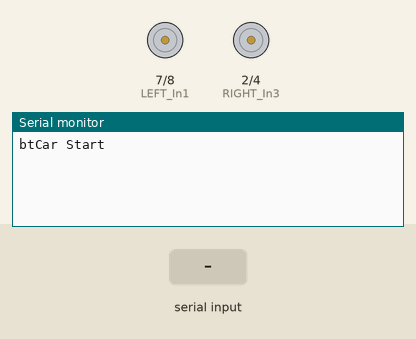
Simulated run of this sketch. Board: Arduino Uno, built with avr-gcc and run on an emulated ATmega328P. Parts: motor-driver pin pairs drawn as motors (green arrow = first pin HIGH = forward, orange = second pin HIGH = backward, longer = more drive, scaled by the enable pin), the last lines printed to the serial monitor. The inputs (shaded band) are chosen by the test bench.

Above: at 1.3 s.
1.4 s: "F:150\n" received over the second serial link
At 3.3 s:
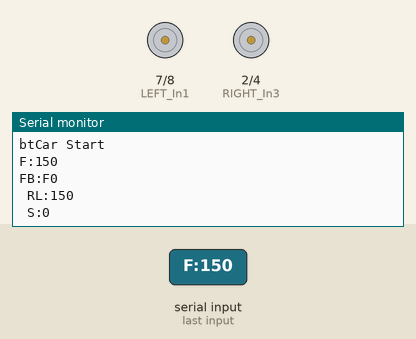
4.0 s: "B:150\n" received over the second serial link
At 6.4 s:
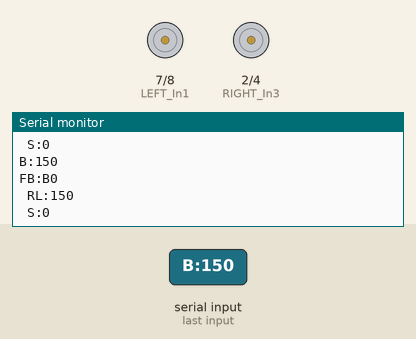

Measured:
- after the input at 1.4 s, the serial monitor: prints a new line after 1.1 s (image 1)
- after the input at 4.0 s, the serial monitor: prints a new line after 1.0 s (image 2)

The sketch:

btCar.ino
```cpp
//======================================
//    board: ATmega328p-pu
//    2016/11/27
//======================================
#include <Thread.h>
#include <ThreadController.h>
#include <SoftwareSerial.h>

#define rxPin 10     //digital pin10　接BT TXD
#define txPin 9     //digital pin9　接BT RXD through voltage divider 1K Ohm + 2K Ohm (GND)
SoftwareSerial btSerial(rxPin, txPin);

//—uart ascII 　命令—————————————-
#define _CMDEND 0x3B // ; :end of command
#define _CMDSEP 0x3A // : :split of command

#define LEFT_ENA 5  //digital pin5
#define LEFT_In1 7  //digital pin7
#define LEFT_In2 8  //digital pin8
#define RIGHT_In3 2 //digital pin2
#define RIGHT_In4 4 //digital pin4
#define RIGHT_ENB 6 //digital pin6

#define BASESPEED 50 //basic speed(TODO)

#define MOTORSTOP 0 //Stop motor

const int DELAY = 1000;

uint8_t command;

String cmdFB="";
String cmdRL="";
int valFB=0;
int valRL=0;
int valStr=0;

//////////////////////////////////////////////////////////////
// ThreadController that will controll all threads
ThreadController controll = ThreadController();

//bt Thread (as a pointer)
Thread* btCmdThread = new Thread();

// callback for btThread
void btCmdCallback(){
    if(btSerial.available())
    {
      String cmd  = btSerial.readStringUntil(_CMDEND);
      Serial.println(cmd);
      command = ParseSerialCMD(cmd);
    }

    if(command)  //　判斷命令
    {
       command=0;
       freeDrive(cmdFB, valFB, cmdRL, valRL, valStr);
    }//end  if(command)
}
//////////////////////////////////////////////////////////////

void setup(){
    // define pin modes for tx, rx pins:
    pinMode(rxPin, INPUT);
    pinMode(txPin, OUTPUT);
    btSerial.begin(9600);  //BT, HC-05 default 9600

    pinMode(LEFT_ENA,OUTPUT);
    pinMode(RIGHT_ENB,OUTPUT);
    pinMode(LEFT_In1,OUTPUT);
    pinMode(LEFT_In2,OUTPUT);
    pinMode(RIGHT_In3,OUTPUT);
    pinMode(RIGHT_In4,OUTPUT);

    stop();
    Serial.begin(38400);    //arduino serial 38400;

    // Configure btCmdThread
    btCmdThread->onRun(btCmdCallback);
    btCmdThread->setInterval(500);
    // Adds both threads to the controller
    controll.add(btCmdThread);

    Serial.println("btCar Start");
}
void loop(){
  // run ThreadController
  // this will check every thread inside ThreadController,
  // if it should run. If yes, he will run it;
  controll.run();

}

void freeDrive(String FB,int FBval, String RL, int RLval, int strength){
  if ((FBval==0)&(RLval==0)&(strength==0)) {
    Serial.println("stop");
    stop();
  } else {
    Serial.println("FB:" + FB + FBval);
    Serial.println(" RL:" + RL + RLval);
    Serial.println(" S:" + String(strength));
    int val1=FBval+RLval+strength;
    int val2=FBval+strength;
    if (FB=="F"){
    //Serial.println("v1:"+String(val1));
    //Serial.println("v2:"+String(val2));
        digitalWrite(LEFT_In1,HIGH);
        digitalWrite(LEFT_In2,LOW);
        digitalWrite(RIGHT_In3,HIGH);
        digitalWrite(RIGHT_In4,LOW);
        if (RL=="R") {
          analogWrite(LEFT_ENA,val1);
          analogWrite(RIGHT_ENB,val2);
        } else if (RL=="L" ) {
          analogWrite(LEFT_ENA,val2);
          analogWrite(RIGHT_ENB,val1);
        }
    } else if (FB=="B") {
        digitalWrite(LEFT_In1,LOW);
        digitalWrite(LEFT_In2,HIGH);
        digitalWrite(RIGHT_In3,LOW);
        digitalWrite(RIGHT_In4,HIGH);
        if (RL=="R") {
          analogWrite(LEFT_ENA,val1);
          analogWrite(RIGHT_ENB,val2);
        } else if (RL=="L" ) {
          analogWrite(LEFT_ENA,val2);
          analogWrite(RIGHT_ENB,val1);
        }
    } else {
      Serial.println("unknown FB");
    }
    //delay(DELAY);
  }
}
void stop() {
  digitalWrite(LEFT_In1,LOW);;
  digitalWrite(LEFT_In2,LOW);;
  digitalWrite(RIGHT_In3,LOW);;
  digitalWrite(RIGHT_In4,LOW);;
  analogWrite(LEFT_ENA,MOTORSTOP);
  analogWrite(RIGHT_ENB,MOTORSTOP);
}


int ParseSerialCMD(String sCmd)
{
  int commaIndex = sCmd.indexOf(':');
  //  Search for the next comma just after the first
  int secondCommaIndex = sCmd.indexOf(':', commaIndex+1);

  String firstValue = sCmd.substring(0, commaIndex);
  String secondValue = sCmd.substring(commaIndex+1, secondCommaIndex);
  String thirdValue = sCmd.substring(secondCommaIndex+1); // To the end of the string
  //Serial.println("1:"+firstValue);
  //Serial.println("2:"+secondValue);
  //Serial.println("3:"+thirdValue);
  String val;
  int len;
  if (thirdValue != NULL) {
    command = 1;
    cmdFB = String(firstValue[0]);
    len = firstValue.length();
    val = firstValue.substring(1);
    valFB = val.toInt();

    cmdRL = String(secondValue[0]);
    len = secondValue.length();
    val = secondValue.substring(1);
    valRL = val.toInt();

    valStr = thirdValue.toInt();
  } else {
    Serial.println("thirdValue is null");
    command = 0;
  }
  return command;
}
```
